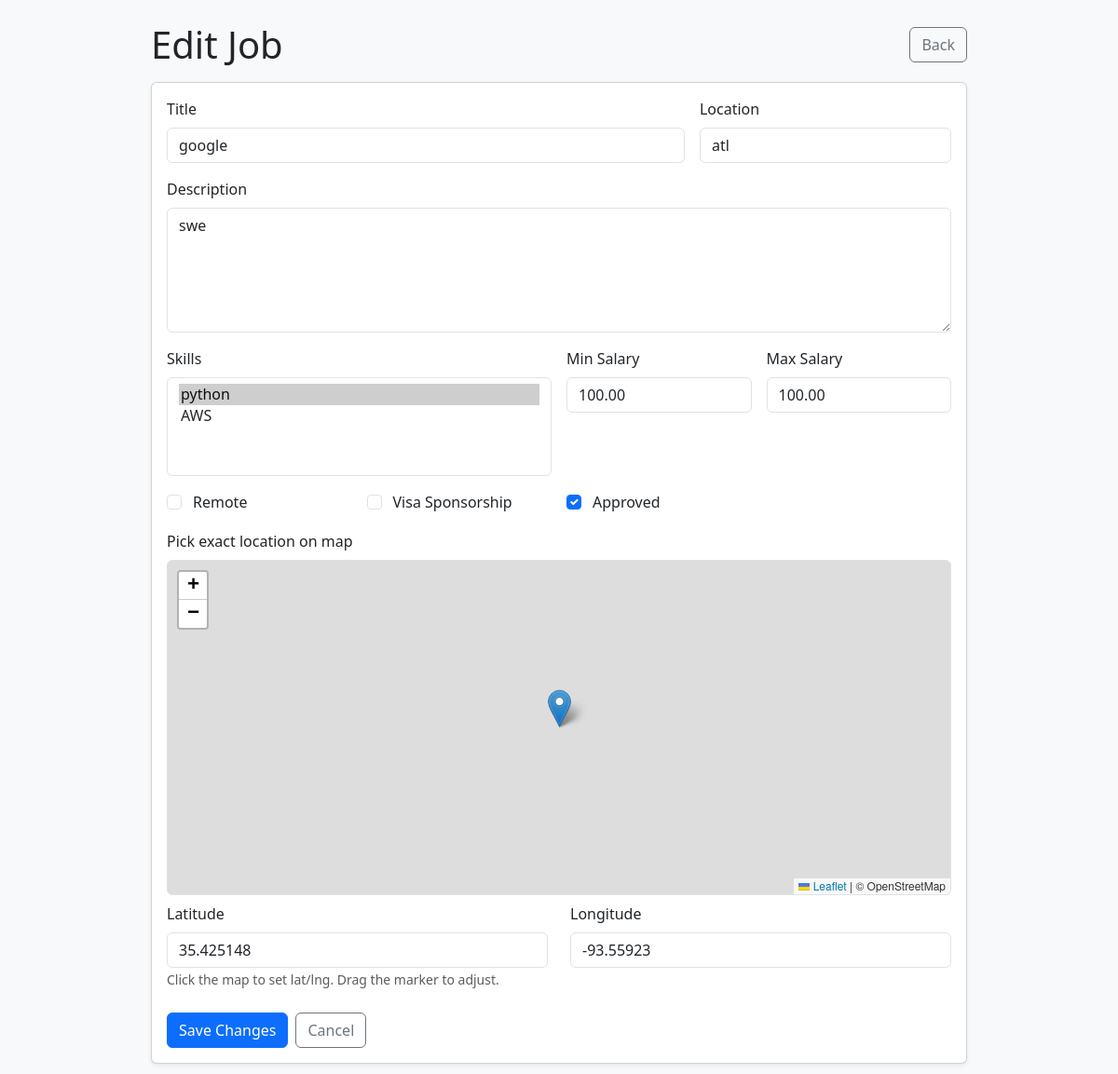
/accounts/recruiter/jobs/3/edit/ (signed in), run on the app's committed database.
### home/models.py (models this page shows, shortened)
class JobPost(models.Model):
    title = models.CharField(max_length=200)
    description = models.TextField()
    skills = models.ManyToManyField(Skill, blank=True, related_name="jobs")
    location = models.CharField(max_length=200, blank=True)
    latitude = models.FloatField(null=True, blank=True)
    longitude = models.FloatField(null=True, blank=True)
    min_salary = models.DecimalField(max_digits=10, decimal_places=2, null=True, blank=True)
    max_salary = models.DecimalField(max_digits=10, decimal_places=2, null=True, blank=True)
    remote = models.BooleanField(default=False)
    visa_sponsorship = models.BooleanField(default=False)
    created_by = models.ForeignKey(
        settings.AUTH_USER_MODEL,
        on_delete=models.CASCADE,
        related_name="job_posts",
    )
    created_at = models.DateTimeField(auto_now_add=True)
    approved = models.BooleanField(default=True)

### accounts/views.py (the view)
# urls.py: path("recruiter/jobs/<int:pk>/edit/", job_edit, name="job_edit"),
@login_required
@user_passes_test(is_recruiter)
def job_edit(request, pk):
    job = get_object_or_404(JobPost, pk=pk, created_by=request.user)
    if request.method == "POST":
        form = JobPostForm(request.POST, instance=job)
        if form.is_valid():
            form.save()
            messages.success(request, "Job updated.")
            return redirect("accounts:recruiter_dashboard")
    else:
        form = JobPostForm(instance=job)
    return render(request, "accounts/job_form.html", {"form": form, "mode": "edit", "job": job})

### accounts/views.py (called while the page is built)
def is_recruiter(user):
    return user.is_authenticated and user.role == User.RECRUITER

### home/models.py (called while the page is built)
    def __str__(self):
        return self.name

### accounts/templates/accounts/job_form.html (shortened to what this page needs)
<!DOCTYPE html>
<html>
<head>
  <link href="https://cdn.jsdelivr.net/npm/bootstrap@5.3.3/dist/css/bootstrap.min.css" rel="stylesheet">
  <link rel="stylesheet" href="https://unpkg.com/leaflet/dist/leaflet.css"/>
</head>
<body class="bg-light">
<div class="container py-4" style="max-width: 900px;">
  <div class="d-flex justify-content-between align-items-center mb-3">
    <h1 class="mb-0">{% if mode == 'edit' %}Edit Job{% else %}Post a Job{% endif %}</h1>
    <a class="btn btn-outline-secondary" href="{% url 'accounts:recruiter_dashboard' %}">Back</a>
  </div>
  <div class="card shadow-sm">
    <div class="card-body">
      <form method="post">
        <div class="row g-3">
          <div class="col-md-8">
            <label class="form-label">Title</label>
            {{ form.title }}
          </div>
          <div class="col-md-4">
            <label class="form-label">Location</label>
            {{ form.location }}
          </div>
          <div class="col-12">
            <label class="form-label">Description</label>
            {{ form.description }}
          </div>
          <div class="col-md-6">
            <label class="form-label">Skills</label>
            {{ form.skills }}
          </div>
          <div class="col-md-3">
            <label class="form-label">Min Salary</label>
            {{ form.min_salary }}
          </div>
          <div class="col-md-3">
            <label class="form-label">Max Salary</label>
            {{ form.max_salary }}
          </div>
          <div class="col-md-3 form-check ms-2">
            {{ form.remote }} <label class="form-check-label ms-1">Remote</label>
          </div>
          <div class="col-md-3 form-check">
            {{ form.visa_sponsorship }} <label class="form-check-label ms-1">Visa Sponsorship</label>
          </div>
          <div class="col-md-3 form-check">
            {{ form.approved }} <label class="form-check-label ms-1">Approved</label>
          </div>
          <div class="col-12">
            <label class="form-label">Pick exact location on map</label>
            <div id="map" class="rounded border"></div>
            <div class="row mt-2">
              <div class="col-md-6">
                <label class="form-label">Latitude</label>
                {{ form.latitude }}
              </div>
              <div class="col-md-6">
                <label class="form-label">Longitude</label>
                {{ form.longitude }}
              </div>
            </div>
            <small class="text-muted">Click the map to set lat/lng. Drag the marker to adjust.</small>
          </div>
        </div>
        <div class="mt-4 d-flex gap-2">
          <button class="btn btn-primary" type="submit">{% if mode == 'edit' %}Save Changes{% else %}Create Job{% endif %}</button>
          <a class="btn btn-outline-secondary" href="{% url 'accounts:recruiter_dashboard' %}">Cancel</a>
        </div>
      </form>
    </div>
  </div>
</div>
</body>
</html>

### accounts/templates/accounts/job_form.html (style rules this page uses)
#map { height: 360px; }

### data on the page
JobPost: title "google", location "atl", description "swe", min_salary "100.00", max_salary "100.00", approved "☑", latitude "35.425148", longitude "-93.55923"
